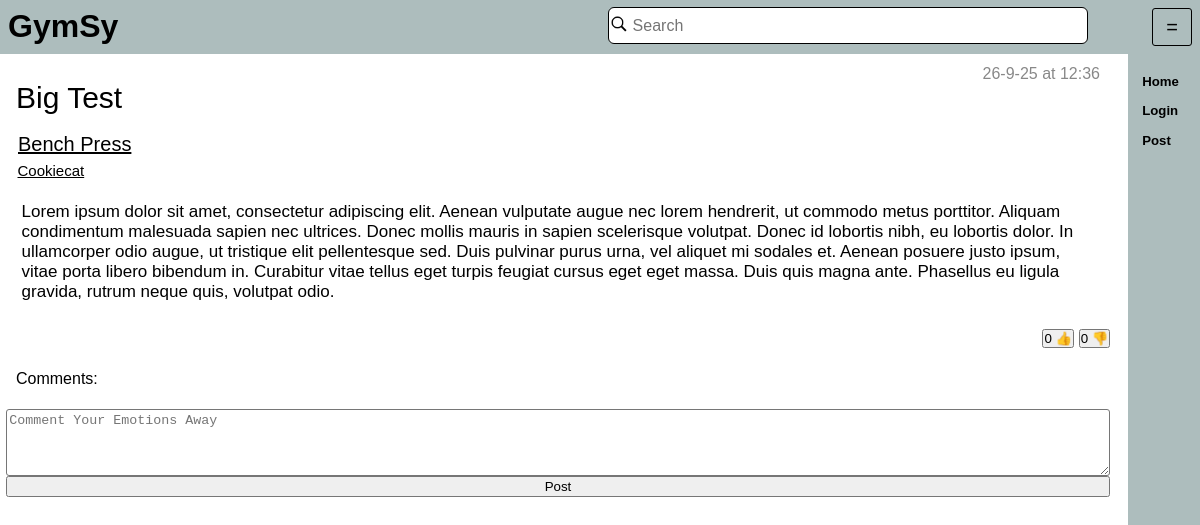
Page /post/7 on the committed database.
### tables this page shows
CREATE TABLE "Post" (
	"PostID"	INTEGER UNIQUE,
	"PostContent"	TEXT,
	"ExcersiseID"	INTEGER,
	"AccountID"	INTEGER,
	"Title"	TEXT,
	"Date"	TEXT,
	"Time"	TEXT,
	"Parent"	INTEGER,
	PRIMARY KEY("PostID"),
	FOREIGN KEY("AccountID") REFERENCES "Account"("AccountID"),
	FOREIGN KEY("ExcersiseID") REFERENCES "Excersise"("ExcersiseID")
);

CREATE TABLE "Excersise" (
	"ExcersiseID"	INTEGER UNIQUE,
	"MuscleID"	INTEGER,
	"ExcersiseName"	TEXT,
	PRIMARY KEY("ExcersiseID"),
	FOREIGN KEY("MuscleID") REFERENCES "MuscleGroup"("MuscleID")
);

CREATE TABLE "Account" (
	"AccountID"	INTEGER UNIQUE,
	"Name"	TEXT,
	"Username"	TEXT UNIQUE,
	"Password"	TEXT,
	"Admin"	INTEGER,
	PRIMARY KEY("AccountID")
);

### app.py (the view)
@app.route("/post/<post>")
def ShowPost(post):
    print(post)
    PostData = DatabaseHandler.GetPost(int(post))
    CommentData = DatabaseHandler.GetComments(int(post))
    if PostData is None:
        return app.redirect("/home",302)
    Id = cache.get("id")
    if Id is None:
        cache.set("id", 0)
        Id = 0
    return render_template("Post.html",ID = Id,
                            data = PostData,
                            Comments = CommentData,
                            PostID = post
                            )

### Database/DatabaseHandler.py (called while the page is built)
def GetPost(ID: int):
    with sqlite3.connect("Database/GymsyDatabase.db") as Connection:
        Cursor = Connection.cursor()
        Result = Cursor.execute(SqlCommands.GetPostsFromPostID.ReturnQuery([ID])).fetchone()
        return Result

def GetComments(ParentID: int):
    with sqlite3.connect("Database/GymsyDatabase.db") as Connection:
        Cursor = Connection.cursor()
        Result = Cursor.execute(SqlCommands.GetPostComments.ReturnQuery([ParentID,ParentID]))
        return Result.fetchall()
    return 0

### Database/SqlCommands.py (called while the page is built)
    def ReturnQuery(self,NewContent: list = []):
        if type(NewContent) != list:
            NewContent = [NewContent]
        if len(NewContent) == len(self.Additions):
            return self.Query.format(*NewContent)
        else:
            print(NewContent, self.Additions)
            return "ERROR building Query"

### app.py (called while the page is built)
@app.after_request
def after_request(response):
    response.headers["Cache-Control"] = "no-cache, no-store, must-revalidate,public, max-age=0"
    response.headers['X-UA-Compatible'] = 'IE=Edge,chrome=1'
    response.cache_control.max_age = 0
    return response

### templates/Post.html (shortened to what this page needs)
{% extends 'index.html' %}
{% block content %}
<PostMain>
    <div class = "title" style = "Padding: 0;">
        <p class = "PostTitle">{{data[1]}}</p>
        <p style="margin-left: auto; margin-top: 0;color: #888888">{{data[9]}} at {{data[8]}}</p>
    </div>
    <a class = "PostExcersiseTitleText" href = "/exercise/{{data[3]}}">{{data[6]}}</a>
    <a class = "MainpostUsername" href = "/users/{{data[7]}}">{{data[7]}}</a>
    <div style = "margin: 1rem;">
		<a class = "PostDescription">
        {{data[2]}}
        </a>
	</div>
    <div class = "likeBar">
         <button class = "likeButton" id="Like:{{data[0]}}"
                            onclick={%if ID == 0 %} "OpenPopUp('popUp');ChildClicked();" {%else%} "SendLike({{ID}}, 1,{{data[0]}});updateLikes('{{data[0]}}');ChildClicked();" {%endif%} >
        {{data[4]}}&nbsp👍</button>
        <button class = "likeButton" id="Dislike:{{data[0]}}"
                onclick= {%if ID == 0 %} "OpenPopUp('popUp');ChildClicked();" {%else%} "SendLike({{ID}}, -1,{{data[0]}}); updateLikes('{{data[0]}}');ChildClicked();" {%endif%} >
        {{data[5]}}&nbsp👎</button>
    </div>
</PostMain>
<p>Comments:</p>
<div style="display: flex; flex-direction: column;">
    <textarea class = "Commentbox" id="CommentID" name="Comment" rows="4" cols="50" placeholder="Comment Your Emotions Away"></textarea>
    <button style = "" onclick= {%if ID == 0 %} "OpenPopUp('popUp');ChildClicked();" {%else%} "SendComment(document.getElementById('CommentID').value,{{PostID}},'{{ID}}')"{%endif%}>Post</button>
</div>
<div>
</div>
{% endblock %}

### templates/static/styles/Style.css (style rules this page uses)
html { font-size: 16px; margin: 0; height: 100%; font-family: Helvetica, Arial, sans-serif; overflow-x:hidden; }
body { overflow-x:hidden; margin: 0; background-color: #FFFFFF; height: 100%; display: flex; }
p { margin: 1rem; color: #000000; display: flex; }
div { padding: 0.5% 0.5% 0.5% 0.5%; }
div.likeBar { margin-top: auto; margin-left: auto; }
button.likeButton { padding: 0; }
div.title { display: flex; flex-direction: row; text-overflow: ellipsis; width: auto; margin-bottom: 0; }
PostMain { display: flex; flex-direction: column; width:100%; height:auto }
p.PostTitle { font-size: 30px; margin: 1rem; }
a.PostExcersiseTitleText { font-size: 20px; color: #000000; width: auto; margin-left: 1rem; text-decoration: underline; text-transform: capitalize; color: #000000; margin-block-end: 0.2%; padding: 0.1em; }
a.MainpostUsername { font-size: 15px; text-decoration: underline; text-transform: capitalize; padding: 0.1em; color: #000000; margin-left: 1rem; }
a.PostDescription { font-size: 17px; }
textarea.Commentbox { text-align:start; border-radius:3px;padding: 2.6px; }

### rows in the picture
Post: Title "Big Test", Date "26-9-25", Time "12:36", PostContent "Lorem ipsum dolor sit amet, consectetur adipiscing elit. Aenean vulputate augue nec lorem hendrerit, ut commodo metus porttitor. Aliquam condimentum malesuada sapien nec ultrices. Donec mollis mauris in sapien scelerisque volutpat. Donec id lobortis nibh, eu lobortis dolor. In ullamcorper odio augue, ut tristique elit pellentesque sed. Duis pulvinar purus urna, vel aliquet mi sodales et. Aenean posuere justo ipsum, vitae porta libero bibendum in. Curabitur vitae tellus eget turpis feugiat cursus eget eget massa. Duis quis magna ante. Phasellus eu ligula gravida, rutrum neque quis, volutpat odio."
Excersise: ExcersiseName "Bench Press"
Account: Username "Cookiecat"

### other values in the picture
{{ data[4] }} "0"
{{ data[5] }} "0"
